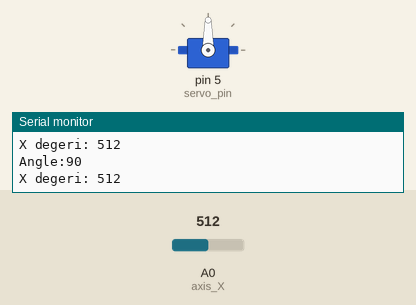
Recording of a sketch running on a simulated Arduino Uno, built with avr-gcc and run on an emulated ATmega328P. Shown: servo, the last lines printed to the serial monitor. The test bench sets the inputs (shaded band); at power-on: A0 (axis_X) = 512.

Above: at 1.2 s.
1.3 s: A0 (axis_X) set to 475
At 1.9 s:
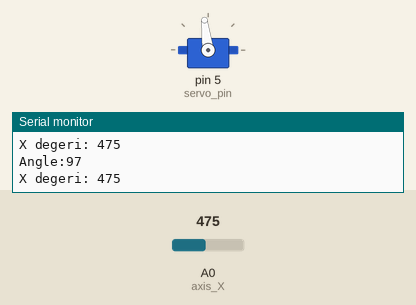
2.8 s: A0 (axis_X) set to 454
At 3.3 s:
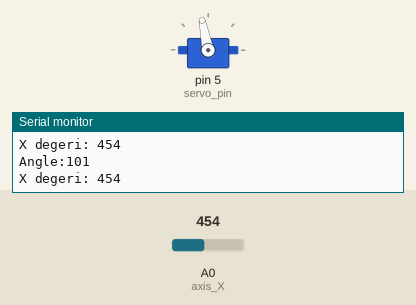
4.3 s: A0 (axis_X) set to 306
At 5.2 s:
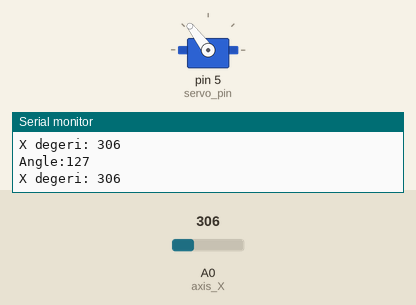
5.8 s: A0 (axis_X) set to 716
At 6.8 s:
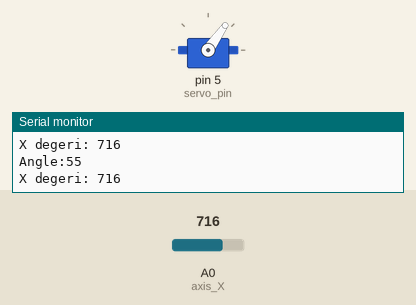
7.3 s: A0 (axis_X) set to 960
At 8.5 s:
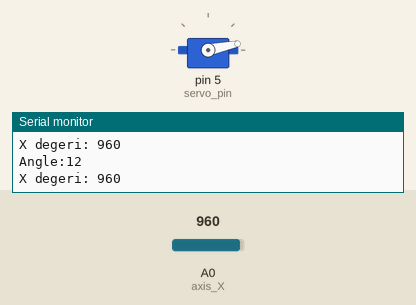
8.8 s: A0 (axis_X) set to 987
At 9.9 s:
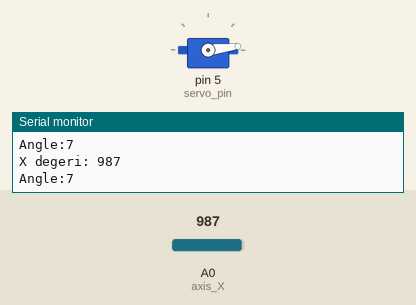
Timing chart, 0 to 11.8 s (numbered marks = the images above; inputs shaded):
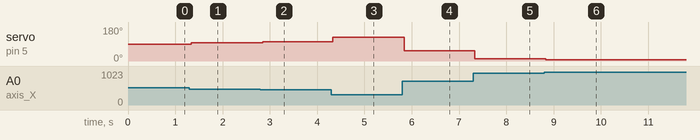

The sketch:

Joystick_servo_kontrol.ino
```cpp
#include <Servo.h>

#define axis_X A0
#define axis_Y A1
#define SW_pin 7
#define servo_pin 5

Servo myServo;

void setup() {
  // put your setup code here, to run once:
  pinMode(SW_pin, INPUT);
  digitalWrite(SW_pin, HIGH);

  myServo.attach(servo_pin);
  Serial.begin(9600);
}

void loop() {
  // put your main code here, to run repeatedly:
  int X_degeri = analogRead(axis_X);
  //int Y_degeri = analogRead(axis_Y);
  Serial.print("X degeri: ");
  Serial.println(X_degeri);
  /*Serial.print("Y degeri: ");
  Serial.println(Y_degeri);
  Serial.print("Switch: ");
  Serial.println(digitalRead(SW_pin));*/
  int angle = map(X_degeri, 0, 1023, 180, 0);
  Serial.print("Angle:");
  Serial.println(angle);
  myServo.write(angle);
}
```

Measured:
- after the input at 1.3 s, servo on pin 5 (servo_pin): 90° → 97° at once
- after the input at 2.8 s, servo on pin 5 (servo_pin): 97° → 101° after 0.05 s
- after the input at 4.3 s, servo on pin 5 (servo_pin): 101° → 127° at once
- after the input at 5.8 s, servo on pin 5 (servo_pin): 127° → 55° after 0.05 s
- after the input at 7.3 s, servo on pin 5 (servo_pin): 55° → 12° at once
- after the input at 8.8 s, servo on pin 5 (servo_pin): 12° → 7° at once
